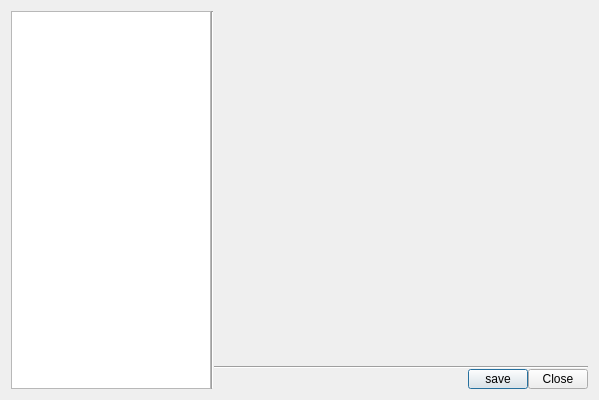
<?xml version="1.0" encoding="UTF-8"?>
<ui version="4.0">
 <class>dial_projectSettings</class>
 <widget class="QDialog" name="dial_projectSettings">
  <property name="geometry">
   <rect>
    <x>0</x>
    <y>0</y>
    <width>599</width>
    <height>400</height>
   </rect>
  </property>
  <property name="windowTitle">
   <string>Project Settings</string>
  </property>
  <layout class="QGridLayout" name="gridLayout">
   <item row="0" column="0">
    <layout class="QHBoxLayout" name="hl_toolSettings">
     <property name="spacing">
      <number>0</number>
     </property>
     <property name="topMargin">
      <number>0</number>
     </property>
     <item>
      <widget class="QFrame" name="qf_category">
       <property name="minimumSize">
        <size>
         <width>0</width>
         <height>0</height>
        </size>
       </property>
       <property name="maximumSize">
        <size>
         <width>200</width>
         <height>16777215</height>
        </size>
       </property>
       <layout class="QVBoxLayout" name="vl_category">
        <property name="spacing">
         <number>0</number>
        </property>
        <property name="margin">
         <number>0</number>
        </property>
        <item>
         <widget class="QTreeWidget" name="tw_category">
          <property name="maximumSize">
           <size>
            <width>16777215</width>
            <height>16777215</height>
           </size>
          </property>
          <property name="alternatingRowColors">
           <bool>true</bool>
          </property>
          <property name="indentation">
           <number>20</number>
          </property>
          <attribute name="headerVisible">
           <bool>false</bool>
          </attribute>
          <column>
           <property name="text">
            <string notr="true">1</string>
           </property>
          </column>
         </widget>
        </item>
       </layout>
      </widget>
     </item>
     <item>
      <widget class="Line" name="line">
       <property name="orientation">
        <enum>Qt::Vertical</enum>
       </property>
      </widget>
     </item>
     <item>
      <layout class="QVBoxLayout" name="vl_settings">
       <property name="spacing">
        <number>0</number>
       </property>
       <property name="topMargin">
        <number>0</number>
       </property>
       <property name="bottomMargin">
        <number>0</number>
       </property>
       <item>
        <widget class="QFrame" name="qf_settingsWidget">
         <layout class="QVBoxLayout" name="vl_settingsWidget">
          <property name="spacing">
           <number>0</number>
          </property>
          <property name="margin">
           <number>0</number>
          </property>
         </layout>
        </widget>
       </item>
       <item>
        <widget class="Line" name="line_2">
         <property name="orientation">
          <enum>Qt::Horizontal</enum>
         </property>
        </widget>
       </item>
       <item>
        <layout class="QHBoxLayout" name="hl_settingsOptions">
         <property name="spacing">
          <number>0</number>
         </property>
         <property name="topMargin">
          <number>0</number>
         </property>
         <item>
          <spacer name="horizontalSpacer_2">
           <property name="orientation">
            <enum>Qt::Horizontal</enum>
           </property>
           <property name="sizeHint" stdset="0">
            <size>
             <width>40</width>
             <height>20</height>
            </size>
           </property>
          </spacer>
         </item>
         <item>
          <widget class="QPushButton" name="pb_save">
           <property name="maximumSize">
            <size>
             <width>60</width>
             <height>20</height>
            </size>
           </property>
           <property name="text">
            <string>save</string>
           </property>
           <property name="flat">
            <bool>false</bool>
           </property>
          </widget>
         </item>
         <item>
          <widget class="QPushButton" name="pb_close">
           <property name="maximumSize">
            <size>
             <width>60</width>
             <height>20</height>
            </size>
           </property>
           <property name="text">
            <string>Close</string>
           </property>
           <property name="flat">
            <bool>false</bool>
           </property>
          </widget>
         </item>
        </layout>
       </item>
      </layout>
     </item>
    </layout>
   </item>
  </layout>
 </widget>
 <resources/>
 <connections/>
</ui>
